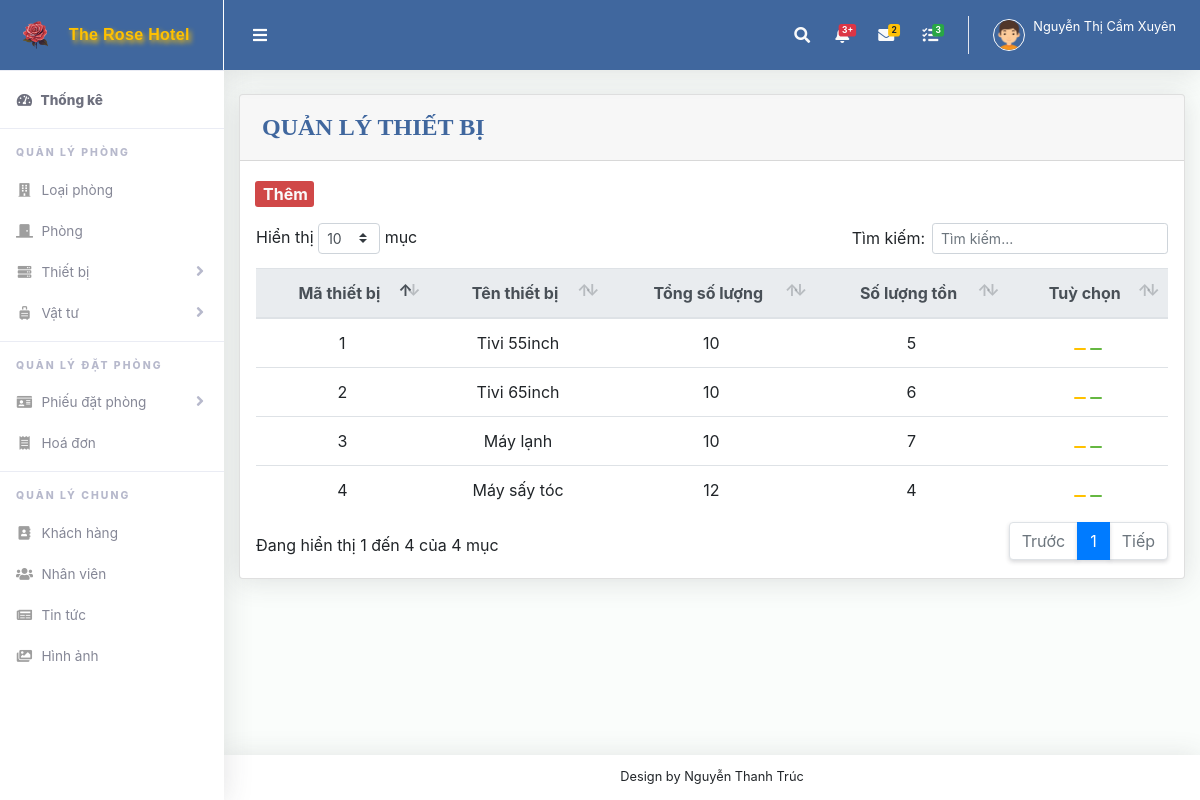
The page /QLTB.php (signed in) on the database as committed earlier.
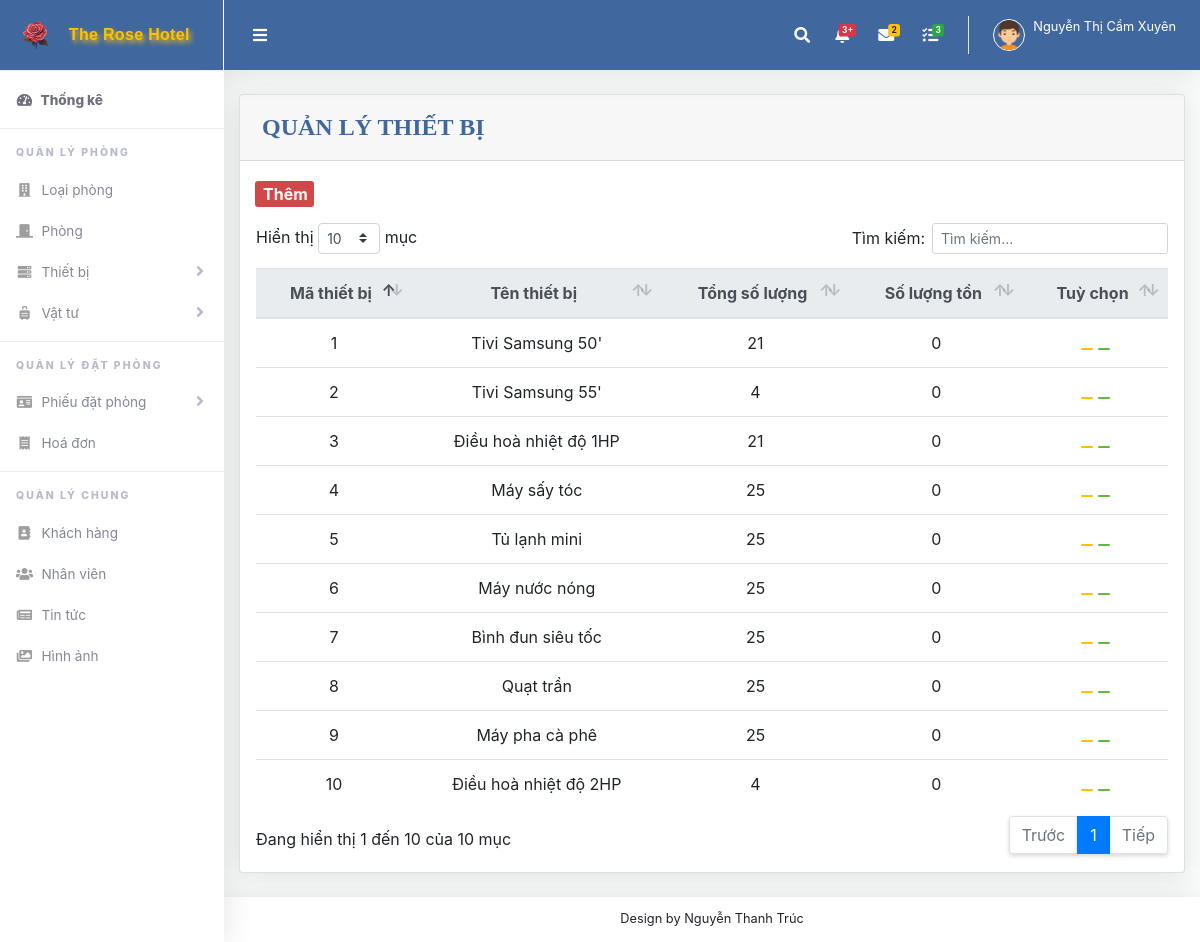
The same page on the database as committed later.
### tables this page shows
CREATE TABLE `thiet_bi` (
  `ma_thiet_bi` int(11) NOT NULL,
  `ten_thiet_bi` varchar(100) NOT NULL,
  `so_luong_tong` int(11) NOT NULL,
  `so_luong_ton` int(11) NOT NULL
);

### QLTB.php (the view, shortened to what this page needs)
<?php include ("header.php");
?>
<div class="row">
    <div class="col-lg-12">
        <div class="card mb-4">
            <div class="card-header py-3 d-flex flex-row align-items-center justify-content-between">
                <h6>QUẢN LÝ THIẾT BỊ</h6>
            </div>
            <a class="btthem" href="themQLTB.php">
                <button>
                    Thêm</button></a>
            <div class="table-responsive p-3">
                <table class="table align-items-center table-flush" id="dataTable">
                    <thead class="thead-light">
                        <tr>
                            <th>Mã thiết bị</th>
                            <th>Tên thiết bị</th>
                            <th>Tổng số lượng</th>
                            <th>Số lượng tồn</th>
                            <th>Tuỳ chọn</th>
                        </tr>
                    </thead>
                    <tbody>
                    <?php
                    include("ketnoi.php");
                    $sql="select * from thiet_bi";
                    $kq=mysqli_query($conn,$sql) or die ("Không thể xuất thông tin thiết bị ".mysqli_error());
                    while($row=mysqli_fetch_array($kq)){
            echo "<tr>";
            echo "<td>" . $row["ma_thiet_bi"] . "</td>";
            $usern = $row["ma_thiet_bi"];
            echo "<td>" . $row["ten_thiet_bi"] . "</td>";
            echo "<td>" . $row["so_luong_tong"] . "</td>";
            echo "<td>" . $row["so_luong_ton"] . "</td>";
            echo "<td>
                    <a href='suaQLTB.php?user=$usern'><button class='pencil'><ion-icon name='pencil'></ion-icon></button></a>
                    <a href='xoaQLTB.php?user=$usern'><button class='trash'><ion-icon name='trash'></button></ion-icon></a>
                </td>";
            echo "</tr>";
        }
        ?>
                    </tbody>
                </table>
            </div>
        </div>
    </div>
</div>
<?php include ("footer.php"); ?>

Rows that differ between the two databases and show on the page:
changed thiet_bi id 1: ten_thiet_bi "Tivi 55inch" → "Tivi Samsung 50'"; so_luong_tong "10" → "21"; so_luong_ton "5" → "0"
changed thiet_bi id 2: ten_thiet_bi "Tivi 65inch" → "Tivi Samsung 55'"; so_luong_tong "10" → "4"; so_luong_ton "6" → "0"
changed thiet_bi id 3: ten_thiet_bi "Máy lạnh" → "Điều hoà nhiệt độ 1HP"; so_luong_tong "10" → "21"; so_luong_ton "7" → "0"
changed thiet_bi "Máy sấy tóc": so_luong_tong "12" → "25"; so_luong_ton "4" → "0"
added thiet_bi: ma_thiet_bi "5", ten_thiet_bi "Tủ lạnh mini", so_luong_tong "25", so_luong_ton "0"
added thiet_bi: ma_thiet_bi "6", ten_thiet_bi "Máy nước nóng", so_luong_tong "25", so_luong_ton "0"
added thiet_bi: ma_thiet_bi "7", ten_thiet_bi "Bình đun siêu tốc", so_luong_tong "25", so_luong_ton "0"
added thiet_bi: ma_thiet_bi "8", ten_thiet_bi "Quạt trần", so_luong_tong "25", so_luong_ton "0"
added thiet_bi: ma_thiet_bi "9", ten_thiet_bi "Máy pha cà phê", so_luong_tong "25", so_luong_ton "0"
added thiet_bi: ma_thiet_bi "10", ten_thiet_bi "Điều hoà nhiệt độ 2HP", so_luong_tong "4", so_luong_ton "0"
Other text that changed with them:
text written by a page script: "Hiển thị mục Tìm kiếm: Đang hiển thị 1 đến 4 của 4 mục Trước 1 Tiếp" → "Hiển thị mục Tìm kiếm: Đang hiển thị 1 đến 10 của 10 mục Trước 1 Tiếp"
